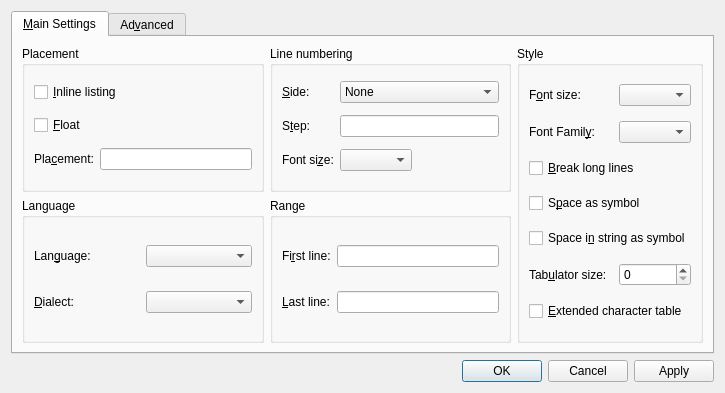
<?xml version="1.0" encoding="UTF-8"?>
<ui version="4.0">
 <class>ListingsUi</class>
 <widget class="QDialog" name="ListingsUi">
  <property name="geometry">
   <rect>
    <x>0</x>
    <y>0</y>
    <width>725</width>
    <height>393</height>
   </rect>
  </property>
  <property name="windowTitle">
   <string>Listing</string>
  </property>
  <layout class="QGridLayout" name="gridLayout_9">
   <item row="0" column="0">
    <widget class="QTabWidget" name="listingsTW">
     <property name="currentIndex">
      <number>0</number>
     </property>
     <widget class="QWidget" name="tab">
      <attribute name="title">
       <string>&amp;Main Settings</string>
      </attribute>
      <layout class="QGridLayout" name="gridLayout_6">
       <item row="0" column="0">
        <widget class="QGroupBox" name="placementGB">
         <property name="title">
          <string>Placement</string>
         </property>
         <property name="flat">
          <bool>true</bool>
         </property>
         <layout class="QGridLayout" name="gridLayout">
          <item row="0" column="0" colspan="2">
           <widget class="QCheckBox" name="inlineCB">
            <property name="toolTip">
             <string>Check for inline listings</string>
            </property>
            <property name="text">
             <string>&amp;Inline listing</string>
            </property>
           </widget>
          </item>
          <item row="1" column="0" colspan="2">
           <widget class="QCheckBox" name="floatCB">
            <property name="toolTip">
             <string>Check for floating listings</string>
            </property>
            <property name="text">
             <string>&amp;Float</string>
            </property>
           </widget>
          </item>
          <item row="2" column="0">
           <widget class="QLabel" name="captionL_5">
            <property name="text">
             <string>Pla&amp;cement:</string>
            </property>
            <property name="wordWrap">
             <bool>false</bool>
            </property>
            <property name="buddy">
             <cstring>placementLE</cstring>
            </property>
           </widget>
          </item>
          <item row="2" column="1">
           <widget class="QLineEdit" name="placementLE">
            <property name="toolTip">
             <string>Specify placement (htbp) for floating listings</string>
            </property>
           </widget>
          </item>
         </layout>
        </widget>
       </item>
       <item row="0" column="1">
        <widget class="QGroupBox" name="numberstyleGB">
         <property name="title">
          <string>Line numbering</string>
         </property>
         <property name="flat">
          <bool>true</bool>
         </property>
         <layout class="QGridLayout" name="gridLayout_2">
          <item row="0" column="0">
           <widget class="QLabel" name="label">
            <property name="text">
             <string>&amp;Side:</string>
            </property>
            <property name="buddy">
             <cstring>numberSideCO</cstring>
            </property>
           </widget>
          </item>
          <item row="0" column="1">
           <widget class="QComboBox" name="numberSideCO">
            <property name="toolTip">
             <string>On which side should line numbers be printed?</string>
            </property>
            <item>
             <property name="text">
              <string>None</string>
             </property>
            </item>
            <item>
             <property name="text">
              <string>Left</string>
             </property>
            </item>
            <item>
             <property name="text">
              <string>Right</string>
             </property>
            </item>
           </widget>
          </item>
          <item row="1" column="0">
           <widget class="QLabel" name="stepnumberL">
            <property name="toolTip">
             <string/>
            </property>
            <property name="text">
             <string>S&amp;tep:</string>
            </property>
            <property name="wordWrap">
             <bool>false</bool>
            </property>
            <property name="buddy">
             <cstring>numberStepLE</cstring>
            </property>
           </widget>
          </item>
          <item row="1" column="1">
           <widget class="QLineEdit" name="numberStepLE">
            <property name="toolTip">
             <string>Difference between two numbered lines</string>
            </property>
            <property name="statusTip">
             <string/>
            </property>
            <property name="text">
             <string/>
            </property>
            <property name="alignment">
             <set>Qt::AlignLeading</set>
            </property>
           </widget>
          </item>
          <item row="2" column="0">
           <widget class="QLabel" name="numberfontsizeL">
            <property name="text">
             <string>Font si&amp;ze:</string>
            </property>
            <property name="wordWrap">
             <bool>false</bool>
            </property>
            <property name="buddy">
             <cstring>numberFontSizeCO</cstring>
            </property>
           </widget>
          </item>
          <item row="2" column="1">
           <widget class="QComboBox" name="numberFontSizeCO">
            <property name="sizePolicy">
             <sizepolicy hsizetype="Fixed" vsizetype="Fixed">
              <horstretch>0</horstretch>
              <verstretch>0</verstretch>
             </sizepolicy>
            </property>
            <property name="toolTip">
             <string>Choose the font size for line numbers</string>
            </property>
            <property name="editable">
             <bool>false</bool>
            </property>
            <property name="duplicatesEnabled">
             <bool>false</bool>
            </property>
           </widget>
          </item>
         </layout>
        </widget>
       </item>
       <item row="0" column="2" rowspan="2">
        <widget class="QGroupBox" name="basicstyleGB">
         <property name="title">
          <string>Style</string>
         </property>
         <property name="flat">
          <bool>true</bool>
         </property>
         <layout class="QGridLayout" name="gridLayout_5">
          <item row="0" column="0">
           <widget class="QLabel" name="fontsize_label_3">
            <property name="text">
             <string>F&amp;ont size:</string>
            </property>
            <property name="wordWrap">
             <bool>false</bool>
            </property>
            <property name="buddy">
             <cstring>fontsizeCO</cstring>
            </property>
           </widget>
          </item>
          <item row="0" column="1">
           <widget class="QComboBox" name="fontsizeCO">
            <property name="sizePolicy">
             <sizepolicy hsizetype="Fixed" vsizetype="Fixed">
              <horstretch>0</horstretch>
              <verstretch>0</verstretch>
             </sizepolicy>
            </property>
            <property name="toolTip">
             <string>The content's base font size</string>
            </property>
            <property name="editable">
             <bool>false</bool>
            </property>
            <property name="duplicatesEnabled">
             <bool>false</bool>
            </property>
           </widget>
          </item>
          <item row="1" column="0">
           <widget class="QLabel" name="fontstyle_label_3">
            <property name="text">
             <string>Font Famil&amp;y:</string>
            </property>
            <property name="wordWrap">
             <bool>false</bool>
            </property>
            <property name="buddy">
             <cstring>fontstyleCO</cstring>
            </property>
           </widget>
          </item>
          <item row="1" column="1">
           <widget class="QComboBox" name="fontstyleCO">
            <property name="sizePolicy">
             <sizepolicy hsizetype="Fixed" vsizetype="Fixed">
              <horstretch>0</horstretch>
              <verstretch>0</verstretch>
             </sizepolicy>
            </property>
            <property name="toolTip">
             <string>The content's base font style</string>
            </property>
            <property name="editable">
             <bool>false</bool>
            </property>
            <property name="duplicatesEnabled">
             <bool>false</bool>
            </property>
           </widget>
          </item>
          <item row="2" column="0" colspan="2">
           <widget class="QCheckBox" name="breaklinesCB">
            <property name="toolTip">
             <string>Break lines longer than the linewidth</string>
            </property>
            <property name="text">
             <string>&amp;Break long lines</string>
            </property>
            <property name="shortcut">
             <number>276824130</number>
            </property>
           </widget>
          </item>
          <item row="3" column="0" colspan="2">
           <widget class="QCheckBox" name="spaceCB">
            <property name="toolTip">
             <string>Make spaces visible by a special symbol</string>
            </property>
            <property name="text">
             <string>S&amp;pace as symbol</string>
            </property>
            <property name="shortcut">
             <number>276824147</number>
            </property>
           </widget>
          </item>
          <item row="4" column="0" colspan="2">
           <widget class="QCheckBox" name="spaceInStringCB">
            <property name="toolTip">
             <string>Make spaces in strings visible by a special symbol</string>
            </property>
            <property name="text">
             <string>Space i&amp;n string as symbol</string>
            </property>
            <property name="shortcut">
             <number>276824147</number>
            </property>
           </widget>
          </item>
          <item row="5" column="0">
           <widget class="QLabel" name="tabsizeL">
            <property name="text">
             <string>Tab&amp;ulator size:</string>
            </property>
            <property name="buddy">
             <cstring>tabsizeSB</cstring>
            </property>
           </widget>
          </item>
          <item row="5" column="1">
           <widget class="QSpinBox" name="tabsizeSB"/>
          </item>
          <item row="6" column="0" colspan="2">
           <widget class="QCheckBox" name="extendedcharsCB">
            <property name="enabled">
             <bool>true</bool>
            </property>
            <property name="toolTip">
             <string>Use extended character table</string>
            </property>
            <property name="text">
             <string>&amp;Extended character table</string>
            </property>
            <property name="shortcut">
             <number>276824133</number>
            </property>
           </widget>
          </item>
         </layout>
        </widget>
       </item>
       <item row="1" column="0">
        <widget class="QGroupBox" name="languageGB">
         <property name="title">
          <string>Language</string>
         </property>
         <property name="flat">
          <bool>true</bool>
         </property>
         <layout class="QGridLayout" name="gridLayout_3">
          <item row="0" column="0">
           <widget class="QLabel" name="languageLBL">
            <property name="text">
             <string>Lan&amp;guage:</string>
            </property>
            <property name="buddy">
             <cstring>languageCO</cstring>
            </property>
           </widget>
          </item>
          <item row="0" column="1">
           <widget class="QComboBox" name="languageCO">
            <property name="toolTip">
             <string>Select the programming language</string>
            </property>
           </widget>
          </item>
          <item row="1" column="0">
           <widget class="QLabel" name="dialectLBL">
            <property name="text">
             <string>&amp;Dialect:</string>
            </property>
            <property name="buddy">
             <cstring>dialectCO</cstring>
            </property>
           </widget>
          </item>
          <item row="1" column="1">
           <widget class="QComboBox" name="dialectCO">
            <property name="toolTip">
             <string>Select the dialect of the programming language, if available</string>
            </property>
           </widget>
          </item>
         </layout>
        </widget>
       </item>
       <item row="1" column="1">
        <widget class="QGroupBox" name="rangeGB">
         <property name="title">
          <string>Range</string>
         </property>
         <property name="flat">
          <bool>true</bool>
         </property>
         <layout class="QGridLayout" name="gridLayout_4">
          <item row="0" column="0">
           <widget class="QLabel" name="numberfontsizeL_3">
            <property name="text">
             <string>Fi&amp;rst line:</string>
            </property>
            <property name="wordWrap">
             <bool>false</bool>
            </property>
            <property name="buddy">
             <cstring>firstlineLE</cstring>
            </property>
           </widget>
          </item>
          <item row="0" column="1">
           <widget class="QLineEdit" name="firstlineLE">
            <property name="toolTip">
             <string>The first line to be printed</string>
            </property>
            <property name="text">
             <string/>
            </property>
            <property name="alignment">
             <set>Qt::AlignLeading</set>
            </property>
           </widget>
          </item>
          <item row="1" column="0">
           <widget class="QLabel" name="numberfontsizeL_2">
            <property name="text">
             <string>&amp;Last line:</string>
            </property>
            <property name="wordWrap">
             <bool>false</bool>
            </property>
            <property name="buddy">
             <cstring>lastlineLE</cstring>
            </property>
           </widget>
          </item>
          <item row="1" column="1">
           <widget class="QLineEdit" name="lastlineLE">
            <property name="toolTip">
             <string>The last line to be printed</string>
            </property>
            <property name="text">
             <string/>
            </property>
            <property name="alignment">
             <set>Qt::AlignLeading</set>
            </property>
           </widget>
          </item>
         </layout>
        </widget>
       </item>
      </layout>
     </widget>
     <widget class="QWidget" name="tab_2">
      <attribute name="title">
       <string>Ad&amp;vanced</string>
      </attribute>
      <layout class="QGridLayout" name="gridLayout_8">
       <item row="0" column="0">
        <widget class="QGroupBox" name="listingsGB">
         <property name="sizePolicy">
          <sizepolicy hsizetype="Fixed" vsizetype="Fixed">
           <horstretch>0</horstretch>
           <verstretch>0</verstretch>
          </sizepolicy>
         </property>
         <property name="title">
          <string>More Parameters</string>
         </property>
         <property name="flat">
          <bool>true</bool>
         </property>
         <layout class="QGridLayout" name="gridLayout_7">
          <item row="0" column="0">
           <widget class="QSplitter" name="splitter">
            <property name="orientation">
             <enum>Qt::Horizontal</enum>
            </property>
            <widget class="QTextBrowser" name="listingsTB">
             <property name="maximumSize">
              <size>
               <width>16777215</width>
               <height>16777215</height>
              </size>
             </property>
             <property name="acceptDrops">
              <bool>false</bool>
             </property>
             <property name="toolTip">
              <string>Feedback window</string>
             </property>
             <property name="frameShape">
              <enum>QFrame::Box</enum>
             </property>
             <property name="frameShadow">
              <enum>QFrame::Plain</enum>
             </property>
             <property name="acceptRichText">
              <bool>false</bool>
             </property>
            </widget>
            <widget class="QTextEdit" name="listingsED">
             <property name="sizePolicy">
              <sizepolicy hsizetype="Fixed" vsizetype="Fixed">
               <horstretch>0</horstretch>
               <verstretch>0</verstretch>
              </sizepolicy>
             </property>
             <property name="toolTip">
              <string>Input listing parameters here. Enter ? for a list of parameters.</string>
             </property>
            </widget>
           </widget>
          </item>
          <item row="1" column="0">
           <widget class="QCheckBox" name="bypassCB">
            <property name="toolTip">
             <string>Check it to enter parameters that are not recognizable by LyX</string>
            </property>
            <property name="text">
             <string>&amp;Bypass validation</string>
            </property>
           </widget>
          </item>
         </layout>
        </widget>
       </item>
      </layout>
     </widget>
    </widget>
   </item>
   <item row="1" column="0">
    <layout class="QHBoxLayout" name="horizontalLayout">
     <item>
      <widget class="QDialogButtonBox" name="buttonBox">
       <property name="standardButtons">
        <set>QDialogButtonBox::Apply|QDialogButtonBox::Cancel|QDialogButtonBox::Ok</set>
       </property>
      </widget>
     </item>
    </layout>
   </item>
  </layout>
 </widget>
 <tabstops>
  <tabstop>listingsTW</tabstop>
  <tabstop>inlineCB</tabstop>
  <tabstop>floatCB</tabstop>
  <tabstop>placementLE</tabstop>
  <tabstop>languageCO</tabstop>
  <tabstop>dialectCO</tabstop>
  <tabstop>numberSideCO</tabstop>
  <tabstop>numberStepLE</tabstop>
  <tabstop>numberFontSizeCO</tabstop>
  <tabstop>firstlineLE</tabstop>
  <tabstop>lastlineLE</tabstop>
  <tabstop>fontsizeCO</tabstop>
  <tabstop>fontstyleCO</tabstop>
  <tabstop>breaklinesCB</tabstop>
  <tabstop>spaceCB</tabstop>
  <tabstop>spaceInStringCB</tabstop>
  <tabstop>extendedcharsCB</tabstop>
  <tabstop>listingsTB</tabstop>
  <tabstop>listingsED</tabstop>
 </tabstops>
 <includes>
  <include location="local">qt_i18n.h</include>
 </includes>
 <resources/>
 <connections/>
</ui>
